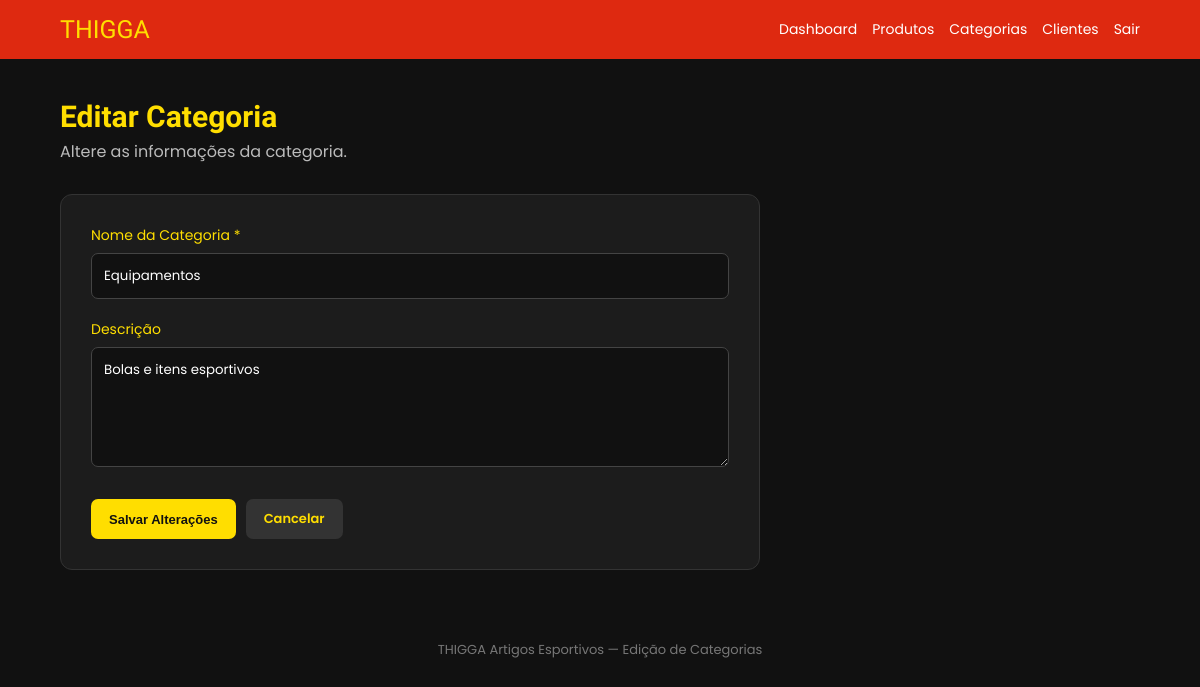
/admin/categorias/editar.php?id=4 (signed in), run on an earlier commit of the app's database.
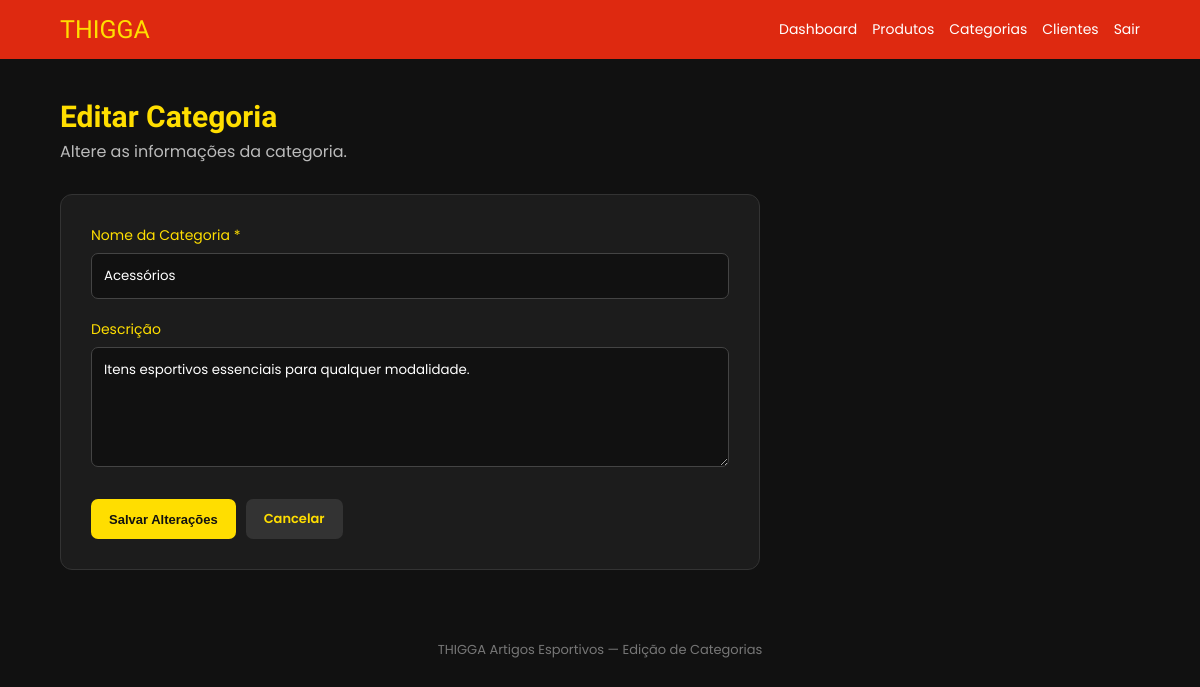
And on a later commit of the database.
### tables this page shows
CREATE TABLE categorias (
    id INT AUTO_INCREMENT PRIMARY KEY,
    nome VARCHAR(100) NOT NULL,
    descricao TEXT
);

### admin/categorias/editar.php (the view, shortened to what this page needs)
<?php
require_once "../../config/conexao.php";
$id = filter_input(
    INPUT_GET,
    "id",
    FILTER_VALIDATE_INT
);
$sql = "
    SELECT
        id,
        nome,
        descricao
    FROM categorias
    WHERE id = :id
    LIMIT 1
";
$stmt = $pdo->prepare($sql);
$stmt->bindValue(
    ":id",
    $id,
    PDO::PARAM_INT
);
$stmt->execute();
$categoria = $stmt->fetch(
    PDO::FETCH_ASSOC
);
?>
<!DOCTYPE html>
<html lang="pt-BR">
<head>
    <link
        rel="stylesheet"
        href="../../assets/css/admin.css"
    >
</head>
<body>
<header class="admin-header">
    <div class="admin-logo">
        THIGGA
    </div>
    <nav class="admin-menu">
        <a href="../dashboard.php">
            Dashboard
        </a>
        <a href="../produtos/listar.php">
            Produtos
        </a>
        <a href="listar.php">
            Categorias
        </a>
        <a href="../clientes/listar.php">
            Clientes
        </a>
        <a href="../logout.php">
            Sair
        </a>
    </nav>
</header>
<main class="admin-container">
    <div class="admin-titulo">
        <h1>
            Editar Categoria
        </h1>
        <p>
            Altere as informações da categoria.
        </p>
    </div>
    <form
        action="atualizar.php"
        method="POST"
        class="form-admin"
    >
        <div class="form-grupo">
            <label for="nome">
                Nome da Categoria *
            </label>
            <input
                type="text"
                id="nome"
                name="nome"
                value="<?php echo htmlspecialchars($categoria['nome']); ?>"
                maxlength="100"
                required
            >
        </div>
        <div class="form-grupo">
            <label for="descricao">
                Descrição
            </label>
            <textarea
                id="descricao"
                name="descricao"
                maxlength="255"
            ><?php echo htmlspecialchars($categoria['descricao'] ?? ''); ?></textarea>
        </div>
        <div
            style="
                display:flex;
                gap:10px;
                flex-wrap:wrap;
                margin-top:25px;
            "
        >
            <button
                type="submit"
                class="btn-admin btn-novo"
                style="
                    border:none;
                    cursor:pointer;
                "
            >
                Salvar Alterações
            </button>
            <a
                href="listar.php"
                class="btn-admin btn-editar"
            >
                Cancelar
            </a>
        </div>
    </form>
</main>
<footer class="admin-footer">
    THIGGA Artigos Esportivos —
    Edição de Categorias
</footer>
</body>
</html>

What changed in the data, as far as the page shows it:
changed categorias: nome "Equipamentos" → "Acessórios"; descricao "Bolas e itens esportivos" → "Itens esportivos essenciais para qualquer modalidade."
